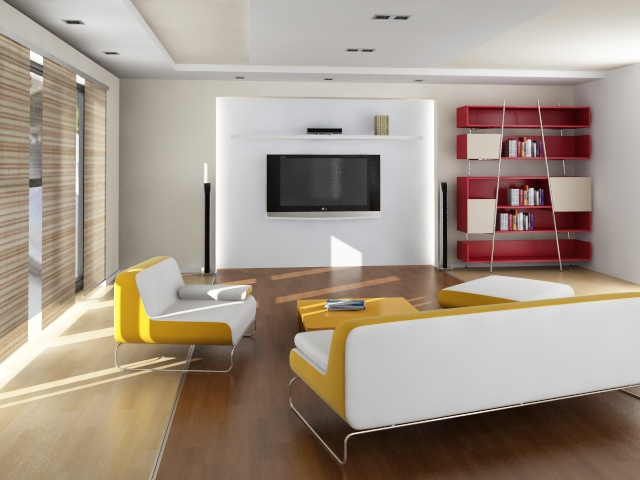
#> input picture OpenCV Projects/Adaptive Thresholding/In doors.jpg, 640 x 480 px
$ python 'Adaptive Thresholding.py'
#> lines starting #> are read from the running program, lines starting #| are printed output that depends on the picture
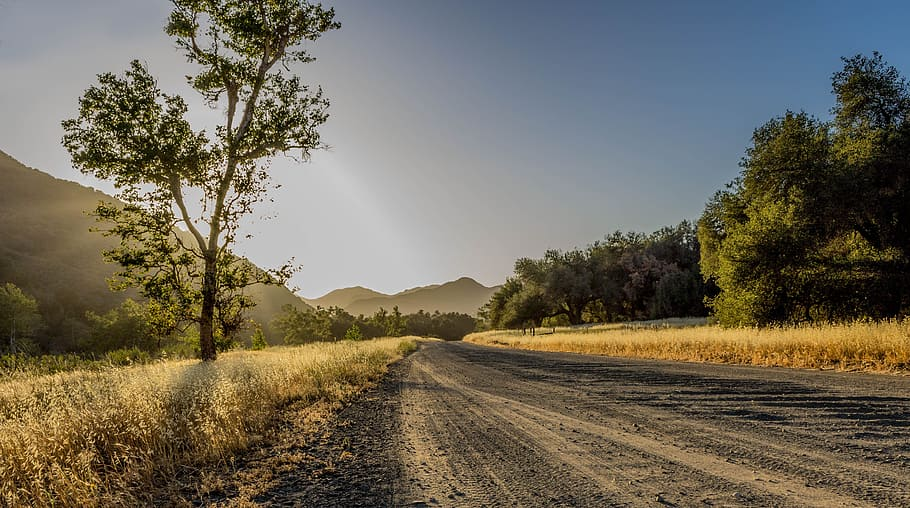
#> input picture OpenCV Projects/Adaptive Thresholding/outdoors.jpg, 910 x 508 px
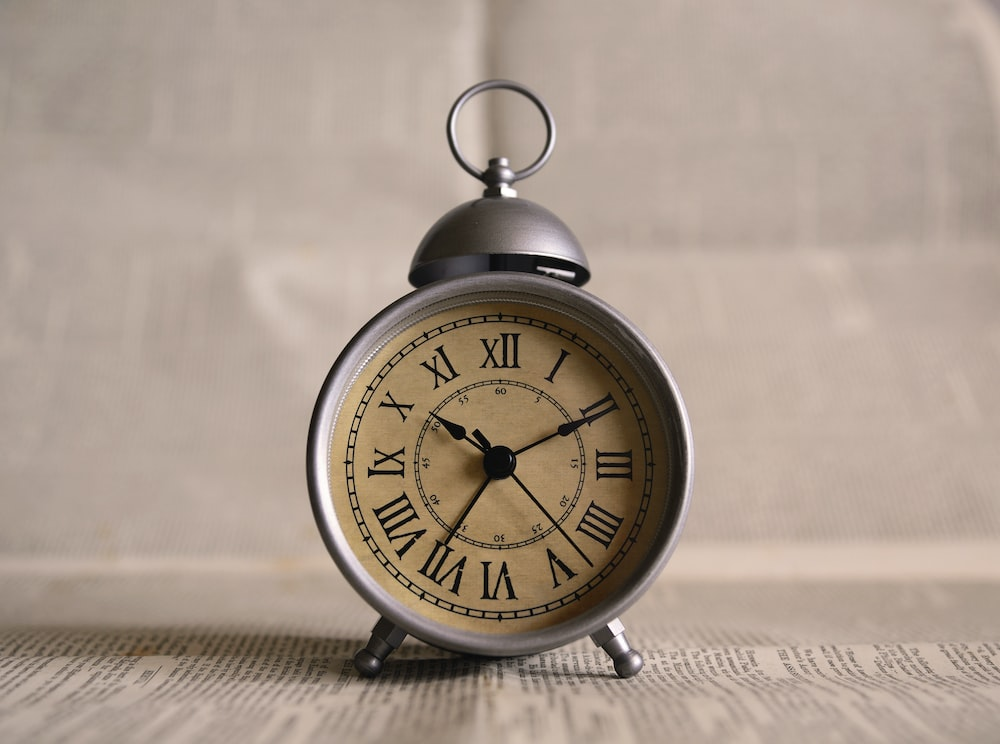
#> input picture OpenCV Projects/Adaptive Thresholding/clock.jpg, 1000 x 744 px
import cv2 as cv
import matplotlib.pyplot as plot


# Contains header and assignment instructions.
class messages:
    message1 = "Option #1: Adaptive Thresholding Scheme for Simple Objects\n"
    message2 = "Find on the internet (or use a camera to take) three different types of images: an indoor scene, " \
               "outdoor scenery, and a close-up scene of a single object. Implement an adaptive thresholding scheme " \
               "to segment the images as best as you can.\n"
    print(message1)
    print(message2)


# This class load the images with their respective parameters.
class imgs_Process:
    loading = cv.imread("In doors.jpg")
    img_ready = cv.cvtColor(loading, cv.COLOR_RGB2BGR)
    img1_Pr = cv.cvtColor(img_ready, cv.COLOR_BGR2GRAY)

    loading2 = cv.imread("outdoors.jpg")
    img_ready2 = cv.cvtColor(loading2, cv.COLOR_RGB2BGR)
    img2_Pr = cv.cvtColor(img_ready2, cv.COLOR_BGR2GRAY)

    loading3 = cv.imread("clock.jpg")
    img_ready3 = cv.cvtColor(loading3, cv.COLOR_RGB2BGR)
    img3_Pr = cv.cvtColor(img_ready3, cv.COLOR_BGR2GRAY)


# This class applies the adaptive thresholding scheme to the three different images.
class Adaptive_Thresh:
    img1_thresh1 = cv.adaptiveThreshold(imgs_Process.img1_Pr,
                                        255, cv.ADAPTIVE_THRESH_MEAN_C, cv.THRESH_BINARY, 199, 5)
    img1_thresh2 = cv.adaptiveThreshold(imgs_Process.img1_Pr,
                                        255, cv.ADAPTIVE_THRESH_GAUSSIAN_C, cv.THRESH_BINARY, 199, 5)

    img2_thresh1 = cv.adaptiveThreshold(imgs_Process.img2_Pr,
                                        255, cv.ADAPTIVE_THRESH_MEAN_C, cv.THRESH_BINARY, 199, 5)
    img2_thresh2 = cv.adaptiveThreshold(imgs_Process.img2_Pr,
                                        255, cv.ADAPTIVE_THRESH_GAUSSIAN_C, cv.THRESH_BINARY, 199, 5)

    img3_thresh1 = cv.adaptiveThreshold(imgs_Process.img3_Pr,
                                        255, cv.ADAPTIVE_THRESH_MEAN_C, cv.THRESH_BINARY, 199, 5)
    img3_thresh2 = cv.adaptiveThreshold(imgs_Process.img3_Pr,
                                        255, cv.ADAPTIVE_THRESH_GAUSSIAN_C, cv.THRESH_BINARY, 199, 5)


# This group of functions plots each group of images with their adaptive implementation for compare.
def imgPlot():
    fig, axes = plot.subplots(2, 2)
    fig.suptitle("Adaptive Thresholding Scheme")

    axes[0, 0].set_title("Adaptive Threshold Mean")
    axes[0, 1].set_title("Adaptive Threshold Gaussian")

    axes[0, 0].set_ylabel("Indoors scene")
    axes[0, 0].imshow(imgs_Process.img_ready)

    axes[0, 1].imshow(imgs_Process.img_ready)

    axes[1, 0].set_ylabel("Adaptive Thresholding")
    axes[1, 0].imshow(Adaptive_Thresh.img1_thresh1)

    axes[1, 1].imshow(Adaptive_Thresh.img1_thresh2)

    plot.show()
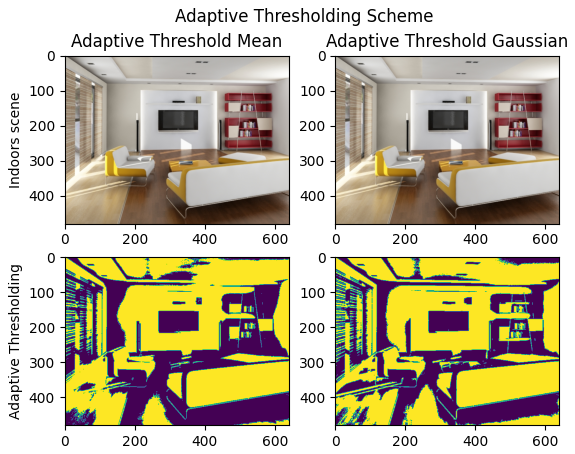
#> figure drawn by matplotlib, 4 panels


def imgPlot_2():
    fig, axes = plot.subplots(2, 2)
    fig.suptitle("Adaptive Thresholding Scheme")

    axes[0, 0].set_title("Adaptive Threshold Mean")
    axes[0, 1].set_title("Adaptive Threshold Gaussian")

    axes[0, 0].set_ylabel("Outdoors scene")
    axes[0, 0].imshow(imgs_Process.img_ready2)

    axes[0, 1].imshow(imgs_Process.img_ready2)

    axes[1, 0].set_ylabel("Adaptive Thresholding")
    axes[1, 0].imshow(Adaptive_Thresh.img2_thresh1)

    axes[1, 1].imshow(Adaptive_Thresh.img2_thresh2)

    plot.show()
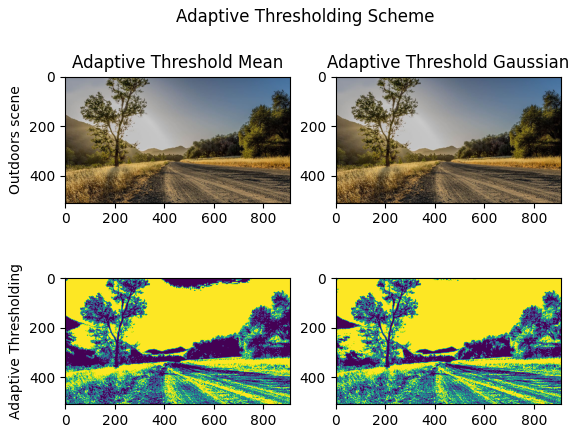
#> figure drawn by matplotlib, 4 panels


def imgPlot_3():
    fig, axes = plot.subplots(2, 2)
    fig.suptitle("Adaptive Thresholding Scheme")

    axes[0, 0].set_title("Adaptive Threshold Mean")
    axes[0, 1].set_title("Adaptive Threshold Gaussian")

    axes[0, 0].set_ylabel("Single Object")
    axes[0, 0].imshow(imgs_Process.img_ready3)

    axes[0, 1].imshow(imgs_Process.img_ready3)

    axes[1, 0].set_ylabel("Adaptive Thresholding")
    axes[1, 0].imshow(Adaptive_Thresh.img3_thresh1)

    axes[1, 1].imshow(Adaptive_Thresh.img3_thresh2)

    plot.show()
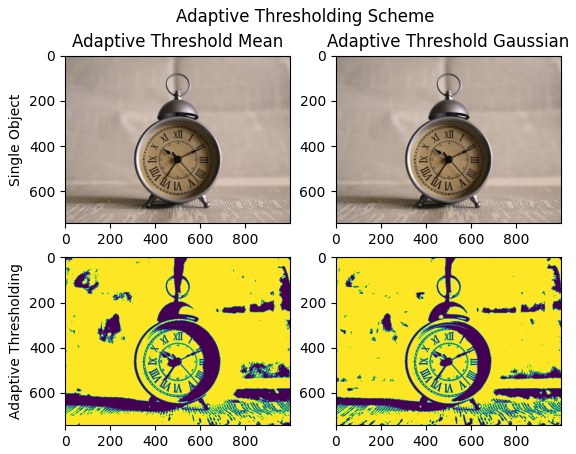
#> figure drawn by matplotlib, 4 panels


# This function is defined as main in order to execute the sequence of the code.
def main():
    imgPlot()
    imgPlot_2()
    imgPlot_3()


if __name__ == "__main__":
    main()
